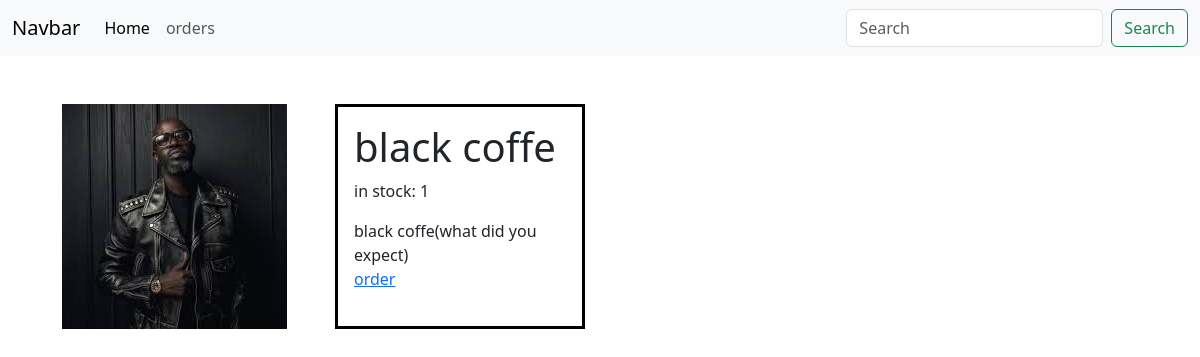
/productdetail/1/, run on the app's committed database.
### tea_and_coffe/models.py (models this page shows, shortened)
class Product(models.Model):
    title = models.CharField(max_length=40)
    price = models.FloatField(default=10.0)
    description = models.TextField()
    picture = models.ImageField(upload_to='images/products/photo')
    discounts = models.PositiveIntegerField(default=0)
    stock = models.PositiveIntegerField(default = 0)
    is_available = models.BooleanField(default=False)
    rating = models.PositiveSmallIntegerField()

### tea_and_coffe/views.py (the view)
# urls.py: path('productdetail/<int:product_id>/',productdetail, name='product_detail'),
def productdetail(request, product_id):
    product = Product.objects.get(id=product_id)
    return render(request, 'tea_and_coffe/productdetail.html', {'product':product} )

### tea_and_coffe/templates/tea_and_coffe/productdetail.html (shortened to what this page needs)
{%extends 'core/base.html'%}
{%load static%}
{%block content%}
    <div class="d-flex container my-5 " style="margin-left: 50px;">
        <img src="{{product.picture.url}}" alt="">
        <div class="d-flex flex-column  border border-3 ms-5 p-3 border-black" style="width: 250px;">
            <h1>{{product.title}}</h1>
            <p>in stock: {{product.stock}}</p>
            <span>{{product.description}}</span>
            <a href='{%url "make_orders" product_id=product.id%}' class="" style="width: 100px;">order</a>
        </div>
    </div>
{%endblock%}

### data on the page
Product: picture (picture), title "black coffe", stock "1", description "black coffe(what did you expect)"
